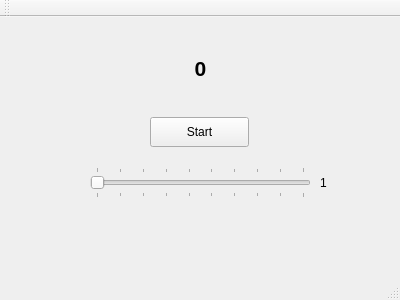
<?xml version="1.0" encoding="UTF-8"?>
<ui version="4.0">
 <class>gui</class>
 <widget class="QMainWindow" name="gui">
  <property name="geometry">
   <rect>
    <x>0</x>
    <y>0</y>
    <width>400</width>
    <height>300</height>
   </rect>
  </property>
  <property name="windowTitle">
   <string>gui</string>
  </property>
  <widget class="QWidget" name="centralWidget">
   <widget class="QPushButton" name="startButton">
    <property name="geometry">
     <rect>
      <x>150</x>
      <y>100</y>
      <width>99</width>
      <height>30</height>
     </rect>
    </property>
    <property name="whatsThis">
     <string>&lt;html&gt;&lt;head/&gt;&lt;body&gt;&lt;p&gt;&lt;br/&gt;&lt;/p&gt;&lt;/body&gt;&lt;/html&gt;</string>
    </property>
    <property name="text">
     <string>Start</string>
    </property>
   </widget>
   <widget class="QLabel" name="blinkLabel">
    <property name="geometry">
     <rect>
      <x>160</x>
      <y>40</y>
      <width>81</width>
      <height>22</height>
     </rect>
    </property>
    <property name="font">
     <font>
      <pointsize>16</pointsize>
      <weight>75</weight>
      <italic>false</italic>
      <bold>true</bold>
      <underline>false</underline>
      <strikeout>false</strikeout>
     </font>
    </property>
    <property name="text">
     <string>0</string>
    </property>
    <property name="alignment">
     <set>Qt::AlignCenter</set>
    </property>
   </widget>
   <widget class="QSlider" name="speedSlider">
    <property name="geometry">
     <rect>
      <x>90</x>
      <y>150</y>
      <width>221</width>
      <height>31</height>
     </rect>
    </property>
    <property name="minimum">
     <number>1</number>
    </property>
    <property name="maximum">
     <number>10</number>
    </property>
    <property name="orientation">
     <enum>Qt::Horizontal</enum>
    </property>
    <property name="tickPosition">
     <enum>QSlider::TicksBothSides</enum>
    </property>
    <property name="tickInterval">
     <number>1</number>
    </property>
   </widget>
   <widget class="QLabel" name="label">
    <property name="geometry">
     <rect>
      <x>320</x>
      <y>150</y>
      <width>68</width>
      <height>31</height>
     </rect>
    </property>
    <property name="text">
     <string>1</string>
    </property>
   </widget>
  </widget>
  <widget class="QMenuBar" name="menuBar">
   <property name="geometry">
    <rect>
     <x>0</x>
     <y>0</y>
     <width>400</width>
     <height>28</height>
    </rect>
   </property>
  </widget>
  <widget class="QToolBar" name="mainToolBar">
   <attribute name="toolBarArea">
    <enum>TopToolBarArea</enum>
   </attribute>
   <attribute name="toolBarBreak">
    <bool>false</bool>
   </attribute>
  </widget>
  <widget class="QStatusBar" name="statusBar"/>
 </widget>
 <layoutdefault spacing="6" margin="11"/>
 <resources/>
 <connections>
  <connection>
   <sender>speedSlider</sender>
   <signal>valueChanged(int)</signal>
   <receiver>label</receiver>
   <slot>setNum(int)</slot>
   <hints>
    <hint type="sourcelabel">
     <x>134</x>
     <y>212</y>
    </hint>
    <hint type="destinationlabel">
     <x>335</x>
     <y>210</y>
    </hint>
   </hints>
  </connection>
 </connections>
</ui>
